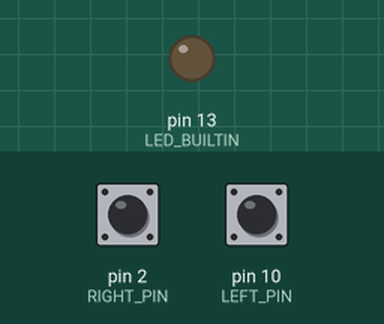
Recording of a sketch running on a simulated Arduino Leonardo, built for the host (arithmetic inside an expression is 32-bit, double 64-bit). Parts: output pins drawn as LEDs (lit = HIGH). Inputs (shaded band) come from the test bench; at power-on: pin 2 (RIGHT_PIN) HIGH, pin 10 (LEFT_PIN) HIGH. EEPROM starts erased; USB keyboard and mouse output is not drawn.

Above: at 0.1 s.
At 1.1 s:
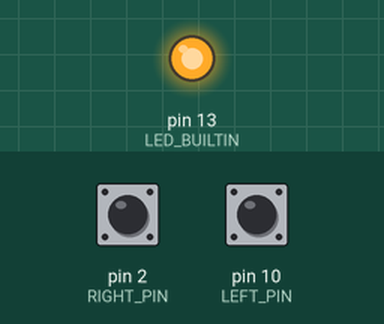
Timing chart, 0 to 2.7 s (numbered marks = the images above):
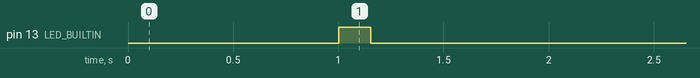

The sketch:

Morse-Adapter.ino
```cpp
// Morse Adapter
// Raspberry Pi Pico / RP2040
//
// Developed by Roland Schaal
//
// Arduino Core:
// "Raspberry Pi Pico/RP2040" by Earle F. Philhower
//
// Important:
// Tools -> USB Stack -> Adafruit TinyUSB
//
// Wiring:
// Left paddle  -> GP10 -> GND
// Right paddle -> GP2  -> GND
//
// Modes:
// 1 = Morse Mania
//     Left  -> a
//     Right -> s
//
// 2 = VBand / Morse Invaders
//     Left  -> [
//     Right -> ]
//
// Squeezing:
// Both paddles can be pressed simultaneously.
//
// Mode switch:
// Hold both paddles simultaneously for 15 seconds.
//
// The selected mode is stored in EEPROM.

#include <Keyboard.h>
#include <EEPROM.h>

constexpr uint8_t LEFT_PIN  = 10;
constexpr uint8_t RIGHT_PIN = 2;

constexpr uint32_t DEBOUNCE_MS = 8;
constexpr uint32_t MODE_SWITCH_MS = 15000;

constexpr uint8_t EEPROM_SIZE = 16;
constexpr uint8_t EEPROM_ADDR = 0;

enum PaddleMode {
  MORSE_MANIA = 0,
  VBAND = 1
};

PaddleMode currentMode = MORSE_MANIA;

struct PaddleInput {
  uint8_t pin;
  bool rawState;
  bool stableState;
  uint32_t lastChange;
};

PaddleInput leftPaddle;
PaddleInput rightPaddle;

bool bothPressedActive = false;
bool modeAlreadySwitched = false;
uint32_t bothPressedSince = 0;

#ifndef LED_BUILTIN
#define LED_BUILTIN 25
#endif

char getLeftKey() {
  if (currentMode == MORSE_MANIA) return 'a';
  return '[';
}

char getRightKey() {
  if (currentMode == MORSE_MANIA) return 's';
  return ']';
}

void blinkLED(uint8_t count) {
  for (uint8_t i = 0; i < count; i++) {
    digitalWrite(LED_BUILTIN, HIGH);
    delay(150);
    digitalWrite(LED_BUILTIN, LOW);
    delay(200);
  }
}

void showCurrentMode() {
  if (currentMode == MORSE_MANIA) blinkLED(1);
  else blinkLED(2);
}

void saveMode() {
  EEPROM.write(EEPROM_ADDR, static_cast<uint8_t>(currentMode));
  EEPROM.commit();
}

void loadMode() {
  uint8_t saved = EEPROM.read(EEPROM_ADDR);
  if (saved == MORSE_MANIA || saved == VBAND) {
    currentMode = static_cast<PaddleMode>(saved);
  } else {
    currentMode = MORSE_MANIA;
    saveMode();
  }
}

void initPaddle(PaddleInput &paddle, uint8_t pin) {
  paddle.pin = pin;
  pinMode(pin, INPUT_PULLUP);
  paddle.rawState = digitalRead(pin);
  paddle.stableState = paddle.rawState;
  paddle.lastChange = millis();
}

bool updatePaddle(PaddleInput &paddle) {
  bool raw = digitalRead(paddle.pin);

  if (raw != paddle.rawState) {
    paddle.rawState = raw;
    paddle.lastChange = millis();
  }

  if (millis() - paddle.lastChange >= DEBOUNCE_MS) {
    if (paddle.stableState != paddle.rawState) {
      paddle.stableState = paddle.rawState;
      return true;
    }
  }
  return false;
}

void releaseAllPaddleKeys() {
  Keyboard.release('a');
  Keyboard.release('s');
  Keyboard.release('[');
  Keyboard.release(']');
}

void setup() {
  pinMode(LED_BUILTIN, OUTPUT);
  digitalWrite(LED_BUILTIN, LOW);

  EEPROM.begin(EEPROM_SIZE);
  loadMode();

  initPaddle(leftPaddle, LEFT_PIN);
  initPaddle(rightPaddle, RIGHT_PIN);

  delay(700);
  Keyboard.begin();
  delay(300);
  Keyboard.releaseAll();

  showCurrentMode();
}

void loop() {
  bool leftChanged = updatePaddle(leftPaddle);
  bool rightChanged = updatePaddle(rightPaddle);

  bool leftPressed = leftPaddle.stableState == LOW;
  bool rightPressed = rightPaddle.stableState == LOW;

  if (modeAlreadySwitched) {
    releaseAllPaddleKeys();

    if (!leftPressed && !rightPressed) {
      modeAlreadySwitched = false;
      bothPressedActive = false;
    }
    return;
  }

  // Normal paddle output. Both keys may be held simultaneously for squeezing.
  if (leftChanged) {
    if (leftPressed) Keyboard.press(getLeftKey());
    else Keyboard.release(getLeftKey());
  }

  if (rightChanged) {
    if (rightPressed) Keyboard.press(getRightKey());
    else Keyboard.release(getRightKey());
  }

  if (leftPressed && rightPressed) {
    if (!bothPressedActive) {
      bothPressedActive = true;
      bothPressedSince = millis();
    }

    if (millis() - bothPressedSince >= MODE_SWITCH_MS) {
      releaseAllPaddleKeys();

      if (currentMode == MORSE_MANIA) currentMode = VBAND;
      else currentMode = MORSE_MANIA;

      saveMode();
      showCurrentMode();

      modeAlreadySwitched = true;
      return;
    }
  } else {
    bothPressedActive = false;
  }
}
```
